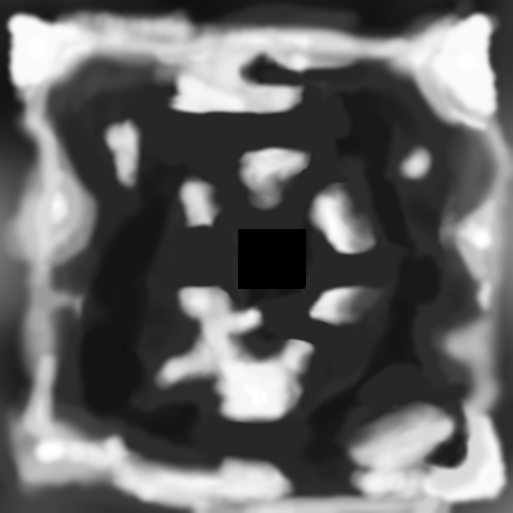
#> input picture tools/heightmap.png, 513 x 513 px, found by its file name
$ python heightmap2pcd.py
#> lines starting #> are read from the running program, lines starting #| are printed output that depends on the picture
import cv2 as cv
import numpy as np
import math
import open3d as o3d


def main():
    # desired size
    length, width, height = 30, 30, 5

    # offset, (0, 0, 0) for center align
    # offset = (0, 0, -0.5)
    offset = (0, 0, 0)

    # thresh to cutoff
    # height_thresh = -0.1
    resolution = 0.2

    # in and out path
    img_path = "../assets/models/valley_heightmap/materials/textures/heightmap.png"
    out_path = "../assets/outdoor.pcd"

    # load heightmap
    img = cv.imread(img_path, cv.IMREAD_GRAYSCALE)
#> img is the input picture: shape (513, 513); min 0, max 255, mean 100.3
    img_h, img_w = img.shape
#> img_h = 513; img_w = 513

    assert length % 2 == 0, "length is not even"
    assert width % 2 == 0, "width is not even"

    # rotate
    center = (img_h // 2, img_w // 2)
#> center = (256, 256)
    m = cv.getRotationMatrix2D(center, -90, 1)
    img = cv.warpAffine(img, m, (img_h, img_w))
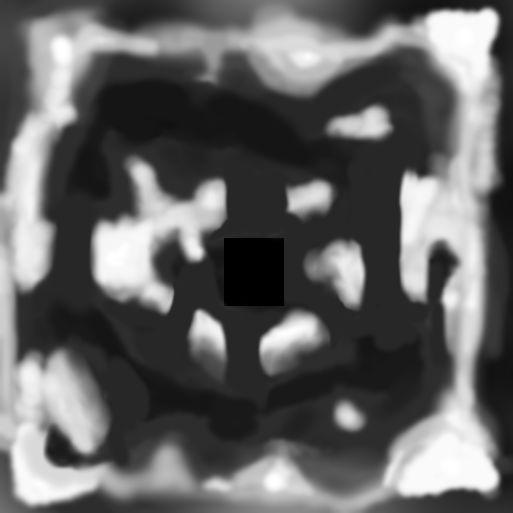
#> img: shape (513, 513); min 0, max 255, mean 100.3

    points = []
    for x in np.arange(0, length, resolution):
        for y in np.arange(0, width, resolution):
            i = math.floor(x / length * img_h)
            j = math.floor(y / width * img_w)
            z = img[i, j] / 255 * height
            # if z + offset[2] < height_thresh:
            #     continue

            point = np.array([x - length / 2 + offset[0], y - width / 2 + offset[1], z + offset[2]])
            points.append(point)

            # [15 lines of commented-out code are left out]
            for z_t in np.arange(0, z, resolution):
                point = np.array([x - length / 2 + offset[0], y - width / 2 + + offset[1], z_t + offset[2]])
                points.append(point)
#> after the loop, points = 254947 items

    points = np.array(points)
    point_cloud = o3d.geometry.PointCloud()
    point_cloud.points = o3d.utility.Vector3dVector(points)
    print(point_cloud)

    # default False, saved as Binarty, otherwise ASICC
    o3d.io.write_point_cloud(out_path, point_cloud)
    print("pcd saved! {}".format(out_path))

    # plot
    o3d.open3d.visualization.draw_geometries([point_cloud])


if __name__ == '__main__':
    main()
